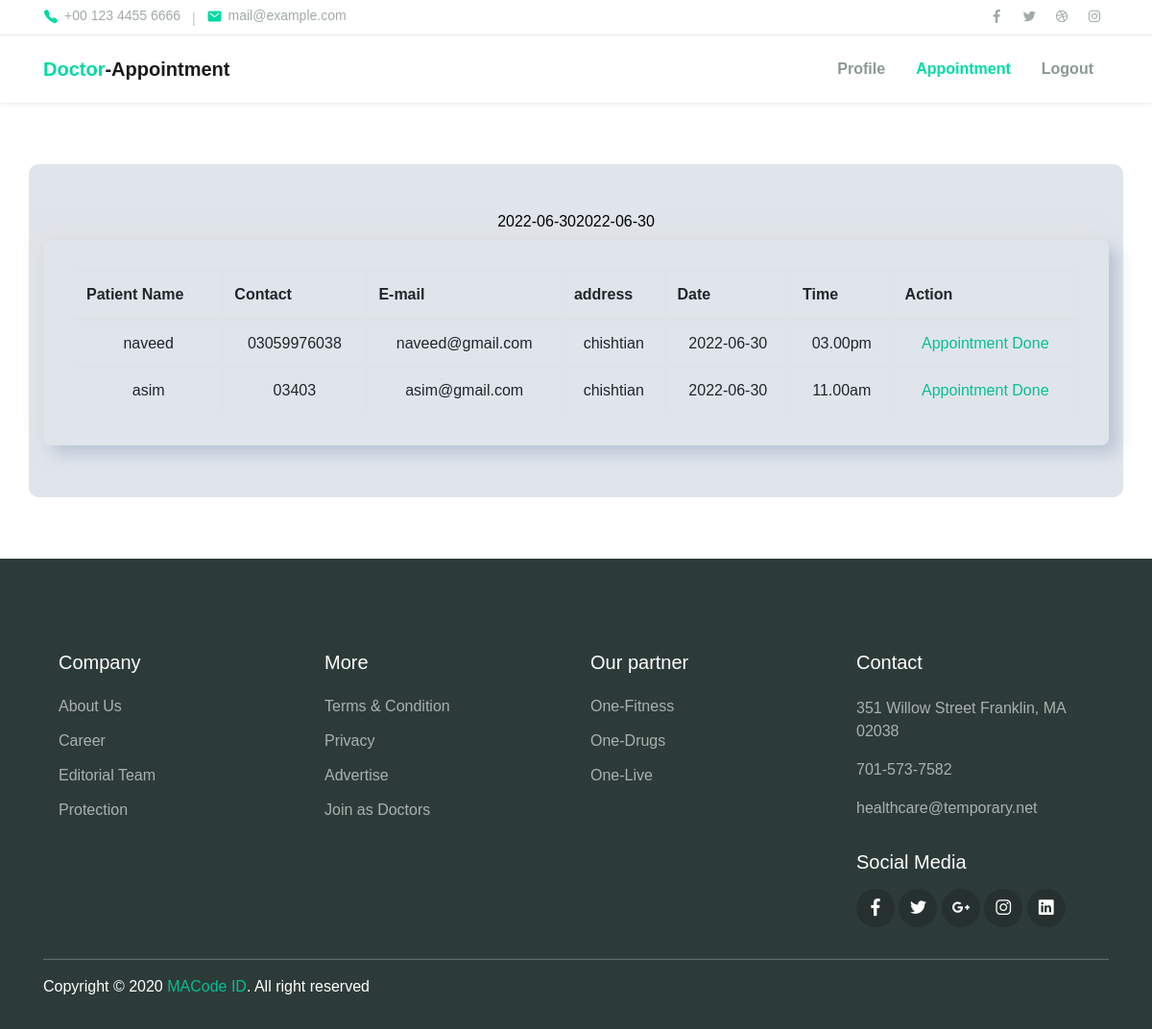
The app's page /doctors/myAppoinment.php (signed in) with its own data.
### tables this page shows
CREATE TABLE `booking` (
  `booking_id` int(22) NOT NULL,
  `dname` varchar(22) NOT NULL,
  `userid` int(22) NOT NULL,
  `dcontact` varchar(22) NOT NULL,
  `expertise` varchar(22) NOT NULL,
  `fee` varchar(22) NOT NULL,
  `pname` varchar(22) NOT NULL,
  `pcontact` varchar(22) NOT NULL,
  `email` varchar(111) NOT NULL,
  `address` varchar(22) NOT NULL,
  `dates` date NOT NULL,
  `tyme` varchar(22) NOT NULL,
  `payment` varchar(22) NOT NULL,
  `status` varchar(20) NOT NULL
);

### doctors/myAppoinment.php (the view, shortened to what this page needs)
<?php include_once 'head.php'; ?>
<body>
    <?php
    include_once "header.php";
    ?>
    <div class="container table_container">
        <?php
        include('../config/config.php');
        $sql = "SELECT * FROM booking WHERE userid='".$_SESSION["userid"]."'";
        $result = mysqli_query($conn, $sql);
        $count = mysqli_num_rows($result);
        if ($count >= 1) {
            echo "
                                <table class='table form_div  table-bordered' id='dataTable' width='100%' cellspacing='0'>
                                    <thead>
										<tr>
                                            <th>Patient Name</th>
                                            <th>Contact</th>
                                            <th>E-mail</th>
                                            <th>address</th>
                                            <th>Date</th>
                                            <th>Time</th>
                                            <th>Action</th>
										</tr>
                                	</thead>";
            while ($row = mysqli_fetch_array($result)) {
                echo "<tbody>";
                echo "<tr>";
                echo "<tr>";
                echo "<td>".$row['pname']."</td>";
                echo "<td>".$row['pcontact']."</td>";
                echo "<td>".$row['email']."</td>";
                echo "<td>".$row['address']."</td>";
                echo "<td>".$row['dates']."</td>";
                echo "<td>".$row['tyme']."</td>";
                if($row['status'] === "pending"){
                    echo "<td><a href='php/confirm_booking.php?id=" . $row['booking_id'] . "'>Confirm</a></td>";
                    echo "<td><a href='php/cancel_booking.php?id=" . $row['booking_id'] . "'>Cancle</a></td>";
                 }else{
                    echo "<td><a href=''>Appointment Done</a></td>";
                 }
        ?>
        <?php
                echo "</tr>";
                echo "</tbody>";
            }
            echo "</table>";
        } else {
            print "<p align='center'>Sorry, Not booking yet..!!!</p>";
        }
        ?>
    </div>
    <?php include "footer.php"; ?>
</body>

### doctors/assets/css/user-css/patient_form.css (style rules this page uses)
* { margin: 0; padding: 0; box-sizing: border-box; }
.form_div { border-radius: 8px; border: 1px solid #ffffff80; margin: auto; padding: 2rem!important; margin: 4rem auto!important; background-color: #e0e5ec; box-shadow: 9px 9px 16px rgba(163, 177, 198, 0.6), -9px -9px 16px rgba(225, 225, 225,0.5); text-align: center; }
a { text-decoration: none!important; }

### doctors/assets/css/user-css/theme.css (style rules this page uses)
:root { --primary: #00D9A5; --accent: #FF3D85; --secondary: #4E5AFE; --warning: #EED818; --info: #05B4E1; --danger: #FF4943; --success: #96C93D; --dark: #343531; --light: #F5F9F6; --cs: #596261; --grey: #6E807A; }
body { font-family: "Source Sans Pro", sans-serif; line-height: 1.5; color: #000; }
a { color: #07be94; text-decoration: none; background-color: transparent; }

### doctors/assets/css/user-css/table.css (style rules this page uses)
* { margin: 0; padding: 0; box-sizing: border-box; }
.table_container { background-color: #e0e5ec!important; color: #000!important; padding: 3rem; margin: 4rem auto; border-radius: 10px; text-align: center!important; }
.form_div { border-radius: 8px; border: 1px solid #ffffff80; margin: auto; padding: 2rem!important; margin: 4rem auto; background-color: #e0e5ec; box-shadow: 9px 9px 16px rgba(163, 177, 198, 0.6), -9px -9px 16px rgba(225, 225, 225,0.5); text-align: center; }
table.dataTable { margin: 3rem auto!important; }
a { text-decoration: none!important; }

### records on screen
booking: pname "naveed", pcontact "03059976038", email "naveed@gmail.com", address "chishtian", dates "2022-06-30", tyme "03.00pm", status "Appointment Done"
booking: pname "asim", pcontact "03403", email "asim@gmail.com", address "chishtian", dates "2022-06-30", tyme "11.00am", status "Appointment Done"
